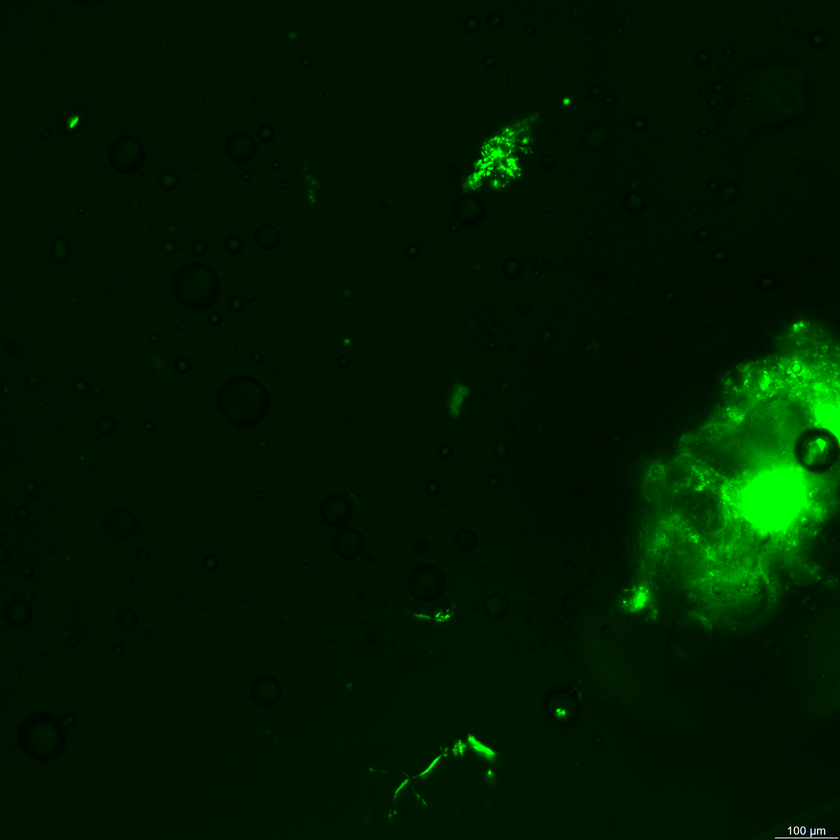
#> input picture example_data/sample_1.tif, 840 x 840 px, shrunk from 2048 x 2048 before the run
$ python crystal_area_analysis.py --input example_data
#> lines starting #> are read from the running program, lines starting #| are printed output that depends on the picture; after the words box and inside, x2 and y2 are one past the last pixel; in counts of white or black regions, pixels touching at a corner belong together
#!/usr/bin/env python3
"""
Crystal Area Quantification from Polarized Light Microscopy Images
===================================================================

Quantifies the area fraction covered by birefringent crystals in polarized
light microscopy images of crystalline samples over time.

Method
------
Under crossed polarizers, amorphous (isotropic) regions appear dark while
crystalline domains exhibit birefringence and transmit light as bright
regions.  This script segments bright (crystalline) pixels from the dark
background using an adaptive threshold on a selected colour channel and
reports the crystal-covered area as a percentage of the total field of view.

Thresholding strategy
~~~~~~~~~~~~~~~~~~~~~
The threshold is computed adaptively for each image as::

    T = max(bg_median + k * MAD, T_min)

where ``bg_median`` and ``MAD`` are the median and median absolute deviation
of the dark pixel sub-population (intensity < 128), ``k`` is a sensitivity
multiplier (default 2), and ``T_min`` is a noise floor (default 10/255).

Image requirements
~~~~~~~~~~~~~~~~~~
- Polarized light microscopy images in ``.tif`` format (RGBA or RGB).
- Filename convention: ``<label> polarized.tif``
  (e.g. ``sample_1 polarized.tif``, ``0 hour polarized.tif``).

Outputs
~~~~~~~
- CSV file with quantitative results per image.
- Composite figure showing original images with segmentation overlay.
- Individual binary mask images for each time point.
- Summary bar chart of crystal area fraction vs. sample.
- Analysis parameters log.

Author:  Harshvardhan Modh
License: MIT
"""

import argparse
import os
import re
import sys
from pathlib import Path

import numpy as np
import pandas as pd
from PIL import Image
from skimage import morphology, measure
import matplotlib
matplotlib.use("Agg")
import matplotlib.pyplot as plt


# ============================================================================
# HELPER FUNCTIONS
# ============================================================================


def parse_timepoint(filename: str) -> tuple:
    """
    Extract a numeric sort key and a display label from *filename*.

    Recognised patterns::

        "0 hour polarized.tif"   -> (0.0,   "0 h")
        "24 hour polarized.tif"  -> (24.0,  "24 h")
        "Day 5 polarized.tif"    -> (120.0, "Day 5 (120 h)")
        "sample_1 polarized.tif" -> (1.0,   "Sample 1")
        "sample_1.tif"           -> (1.0,   "Sample 1")

    Parameters
    ----------
    filename : str
        Image filename (basename, not full path).

    Returns
    -------
    sort_key : float
        Numeric value used for ordering.
    label : str
        Human-readable label for plots and tables.
    """
    base = os.path.splitext(filename)[0].lower()

    # "X hour" pattern
    match_hour = re.search(r"(\d+)\s*hour", base)
    if match_hour:
        hours = float(match_hour.group(1))
        return hours, f"{int(hours)} h"

    # "Day X" pattern
    match_day = re.search(r"day\s*(\d+)", base)
    if match_day:
        days = float(match_day.group(1))
        hours = days * 24.0
        return hours, f"Day {int(days)} ({int(hours)} h)"

    # "sample_X" pattern
    match_sample = re.search(r"sample[_\s]*(\d+)", base)
    if match_sample:
        idx = float(match_sample.group(1))
        return idx, f"Sample {int(idx)}"

    # Fallback: use filename as label, sort alphabetically
    return 0.0, base


def load_image(filepath: str) -> np.ndarray:
    """Load a ``.tif`` image and return as an RGB ``uint8`` numpy array."""
    img = Image.open(filepath)
    return np.array(img.convert("RGB"), dtype=np.uint8)


def create_scale_bar_mask(shape: tuple, margin_frac: float) -> np.ndarray:
    """
    Boolean mask excluding the scale-bar region (bottom-right corner).

    Parameters
    ----------
    shape : tuple
        ``(H, W)`` or ``(H, W, C)``.
    margin_frac : float
        Fraction of height/width to exclude.

    Returns
    -------
    mask : np.ndarray
        ``True`` = valid pixel, ``False`` = excluded.
    """
    h, w = shape[:2]
    mask = np.ones((h, w), dtype=bool)
    y_start = int(h * (1.0 - margin_frac))
    x_start = int(w * (1.0 - margin_frac * 2))
    mask[y_start:, x_start:] = False
    return mask


def extract_signal_channel(img: np.ndarray, channel: str) -> np.ndarray:
    """
    Extract the analysis channel from an RGB image.

    Parameters
    ----------
    img : np.ndarray
        RGB image ``(H, W, 3)``, ``uint8``.
    channel : str
        ``"green"``, ``"brightness"``, or ``"grayscale"``.

    Returns
    -------
    signal : np.ndarray
        Single-channel ``float64`` image in 0--255 scale.
    """
    if channel == "green":
        return img[:, :, 1].astype(np.float64)
    if channel == "brightness":
        return np.max(img.astype(np.float64), axis=2)
    if channel == "grayscale":
        return (
            0.2989 * img[:, :, 0].astype(np.float64)
            + 0.5870 * img[:, :, 1].astype(np.float64)
            + 0.1140 * img[:, :, 2].astype(np.float64)
        )
    raise ValueError(f"Unknown channel: {channel}")


def compute_background_stats(signal: np.ndarray,
                             valid_mask: np.ndarray) -> dict:
    """
    Background statistics from the dark (non-crystal) pixel population.

    Pixels with intensity < 128 in the valid region are treated as
    background.  This ensures a consistent estimate regardless of how much
    of the field is occupied by bright crystalline domains.

    Returns
    -------
    dict
        ``bg_median``, ``bg_mad``, ``dark_fraction``.
    """
    valid_pixels = signal[valid_mask]
    dark_pixels = valid_pixels[valid_pixels < 128]

    if len(dark_pixels) > 100:
        bg_median = np.median(dark_pixels)
        bg_mad = np.median(np.abs(dark_pixels - bg_median))
    else:
        bg_median = 0.0
        bg_mad = 0.0

    dark_fraction = len(dark_pixels) / len(valid_pixels)
    return {
        "bg_median": bg_median,
        "bg_mad": bg_mad,
        "dark_fraction": dark_fraction,
    }


def compute_adaptive_threshold(bg_stats: dict,
                               k: float = 2,
                               min_threshold: float = 10) -> tuple:
    """
    Compute the segmentation threshold adaptively::

        T = max(bg_median + k * max(MAD, 1), min_threshold)

    Returns
    -------
    threshold : float
        Value in 0--255 scale.
    method_desc : str
        Human-readable description.
    """
    bg_median = bg_stats["bg_median"]
    bg_mad = bg_stats["bg_mad"]
    threshold = bg_median + k * max(bg_mad, 1.0)
    threshold = max(threshold, min_threshold)
    method_desc = (
        f"Adaptive (bg_median={bg_median:.0f} + "
        f"{k}\u00d7MAD={bg_mad:.0f}, floor={min_threshold})"
    )
    return threshold, method_desc


def segment_crystals(signal: np.ndarray,
                     valid_mask: np.ndarray,
                     threshold: float,
                     min_size: int,
                     morph_radius: int) -> np.ndarray:
    """
    Segment crystalline regions by thresholding + morphological cleanup.

    Steps
    -----
    1. Threshold signal > T.
    2. Restrict to valid region.
    3. Morphological opening (removes salt noise).
    4. Remove small connected components.

    Returns
    -------
    crystal_mask : np.ndarray
        Boolean mask (``True`` = crystal pixel).
    """
    binary = (signal > threshold) & valid_mask

    if morph_radius > 0:
        binary = morphology.opening(binary, morphology.disk(morph_radius))

    if min_size > 0:
        binary = morphology.remove_small_objects(binary, min_size=min_size)

    return binary


def quantify_crystal_area(crystal_mask: np.ndarray,
                          valid_mask: np.ndarray) -> dict:
    """Compute area statistics from the segmented crystal mask."""
    total = valid_mask.sum()
    crystals = crystal_mask.sum()
    frac = crystals / total if total > 0 else 0.0

    labeled = measure.label(crystal_mask)
    n_objects = labeled.max()
    areas = [r.area for r in measure.regionprops(labeled)] if n_objects else []

    return {
        "total_valid_pixels": int(total),
        "crystal_pixels": int(crystals),
        "area_fraction": frac,
        "area_percent": frac * 100.0,
        "n_crystal_objects": n_objects,
        "mean_object_area_px": float(np.mean(areas)) if areas else 0.0,
        "median_object_area_px": float(np.median(areas)) if areas else 0.0,
        "max_object_area_px": float(np.max(areas)) if areas else 0.0,
    }


# ============================================================================
# MAIN ANALYSIS PIPELINE
# ============================================================================


def run_analysis(input_dir: str,
                 output_dir: str | None = None,
                 channel: str = "green",
                 k: float = 2,
                 min_threshold: float = 10,
                 scale_bar_margin: float = 0.08,
                 min_object_size: int = 5,
                 morph_radius: int = 1,
                 dpi: int = 300,
                 fmt: str = "tiff") -> pd.DataFrame:
    """
    Run the full crystal-area quantification pipeline.

    Parameters
    ----------
    input_dir : str
        Directory containing polarized ``.tif`` images.
    output_dir : str or None
        Output directory (created if absent).  Defaults to
        ``<input_dir>/analysis_output``.
    channel : str
        Signal channel (``"green"``, ``"brightness"``, ``"grayscale"``).
    k : float
        Sensitivity multiplier for adaptive threshold.
    min_threshold : float
        Noise-floor threshold (0--255).
    scale_bar_margin : float
        Fraction of image to exclude at bottom-right for scale bar.
    min_object_size : int
        Minimum crystal object size (pixels).
    morph_radius : int
        Disk radius for morphological opening.
    dpi : int
        Figure resolution.
    fmt : str
        Output figure format (``"tiff"``, ``"png"``, ``"pdf"``).

    Returns
    -------
    pd.DataFrame
        Table of quantification results.
    """
#> called with input_dir = 'example_data', channel = 'green', k = 2, min_threshold = 10, scale_bar_margin = 0.08, min_object_size = 5, morph_radius = 1, dpi = 300
    input_path = Path(input_dir)
    output_path = Path(output_dir) if output_dir else input_path / "analysis_output"
    output_path.mkdir(parents=True, exist_ok=True)

    # ------------------------------------------------------------------
    # 1. Discover polarized images
    # ------------------------------------------------------------------
    all_tifs = [
        f for f in os.listdir(input_path)
        if f.lower().endswith(".tif")
        and not f.startswith(".")
    ]
    # Prefer files with "polarized" in the name; fall back to all .tif
    polarized_files = [f for f in all_tifs if "polarized" in f.lower()]
    if not polarized_files:
        polarized_files = all_tifs

    polarized_files.sort(key=lambda f: parse_timepoint(f)[0])

    if not polarized_files:
        raise FileNotFoundError(
            f"No .tif files found in {input_dir}"
        )

    print(f"Found {len(polarized_files)} image(s):")
    for f in polarized_files:
        _, label = parse_timepoint(f)
        print(f"  {f}  \u2192  {label}")
    print()

    # ------------------------------------------------------------------
    # 2. Process each image
    # ------------------------------------------------------------------
    results = []

    for fname in polarized_files:
        sort_key, label = parse_timepoint(fname)
        filepath = str(input_path / fname)
        print(f"Processing: {fname} ({label})")

        img = load_image(filepath)
#> in load_image, img is the input picture: PIL image 840x840 RGBA; mean R, G, B, A 0.1, 25.4, 0.1, 255
        h, w = img.shape[:2]
        valid_mask = create_scale_bar_mask(img.shape, scale_bar_margin)
        signal = extract_signal_channel(img, channel)
#> in extract_signal_channel, `return img[:, :, 1].astype(np.float64)`:
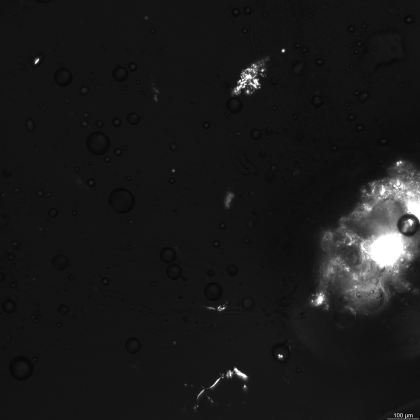
#> returned value: shape (840, 840) float64 (shown at 1/2 size); min 0, max 255, mean 25.4

        bg_stats = compute_background_stats(signal, valid_mask)
#> in compute_background_stats, `bg_median = np.median(dark_pixels)`: bg_median = 19
#> in compute_background_stats, `bg_mad = np.median(np.abs(dark_pixels - bg_median))`: bg_mad = 1
#> in compute_background_stats, `dark_fraction = len(dark_pixels) / len(valid_pixels)`: dark_fraction = 0.978
#> bg_stats = {'bg_median': 19, 'bg_mad': 1, 'dark_fraction': 0.978}
        print(
            f"  Background: median={bg_stats['bg_median']:.0f}, "
            f"MAD={bg_stats['bg_mad']:.0f}, "
            f"dark frac={bg_stats['dark_fraction']:.1%}"
        )
#|   Background: median=19, MAD=1, dark frac=97.8%

        threshold, method_desc = compute_adaptive_threshold(
            bg_stats, k=k, min_threshold=min_threshold
        )
#> in compute_adaptive_threshold, `bg_median = bg_stats["bg_median"]`: bg_median = 19
#> in compute_adaptive_threshold, `bg_mad = bg_stats["bg_mad"]`: bg_mad = 1
#> in compute_adaptive_threshold, `threshold = bg_median + k * max(bg_mad, 1.0)`: threshold = 21
#> threshold = 21
        print(f"  Threshold: {threshold:.1f}/255  ({method_desc})")
#|   Threshold: 21.0/255  (Adaptive (bg_median=19 + 2×MAD=1, floor=10))

        crystal_mask = segment_crystals(
            signal, valid_mask, threshold, min_object_size, morph_radius
        )
#> in segment_crystals, `binary = (signal > threshold) & valid_mask`:
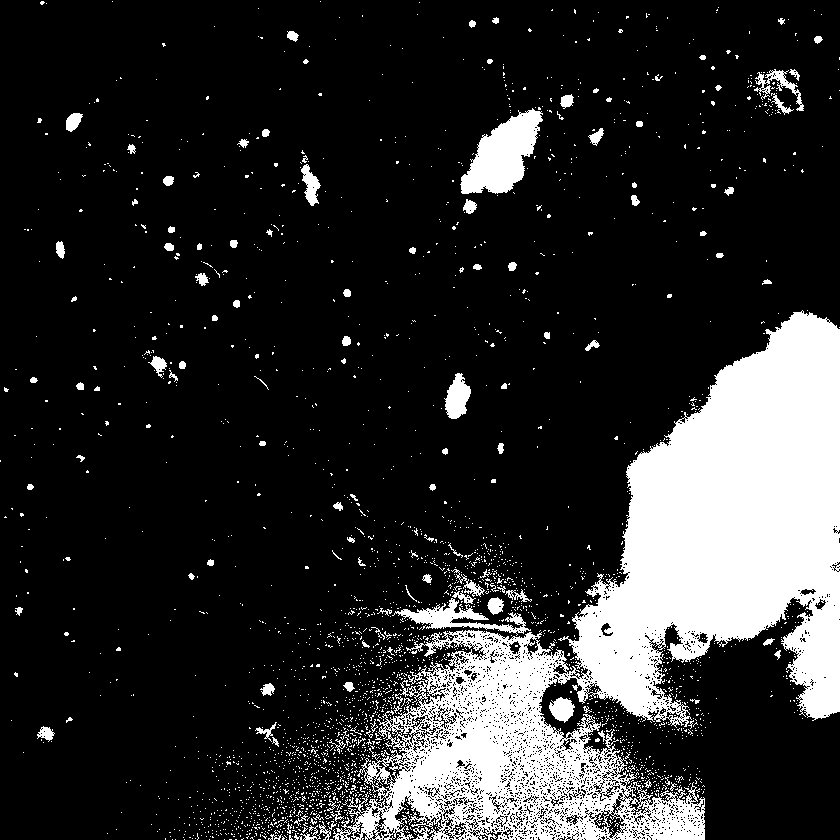
#> binary: shape (840, 840) bool; 17.2% white; 2713 white regions (2589 under 20 px), largest, box (x1, y1, x2, y2) and area: (333, 310, 840, 840) 101142, (460, 108, 543, 194) 3956, (392, 598, 531, 636) 1582
#> in segment_crystals, `binary = morphology.opening(binary, morphology.disk(morph_radius))`:
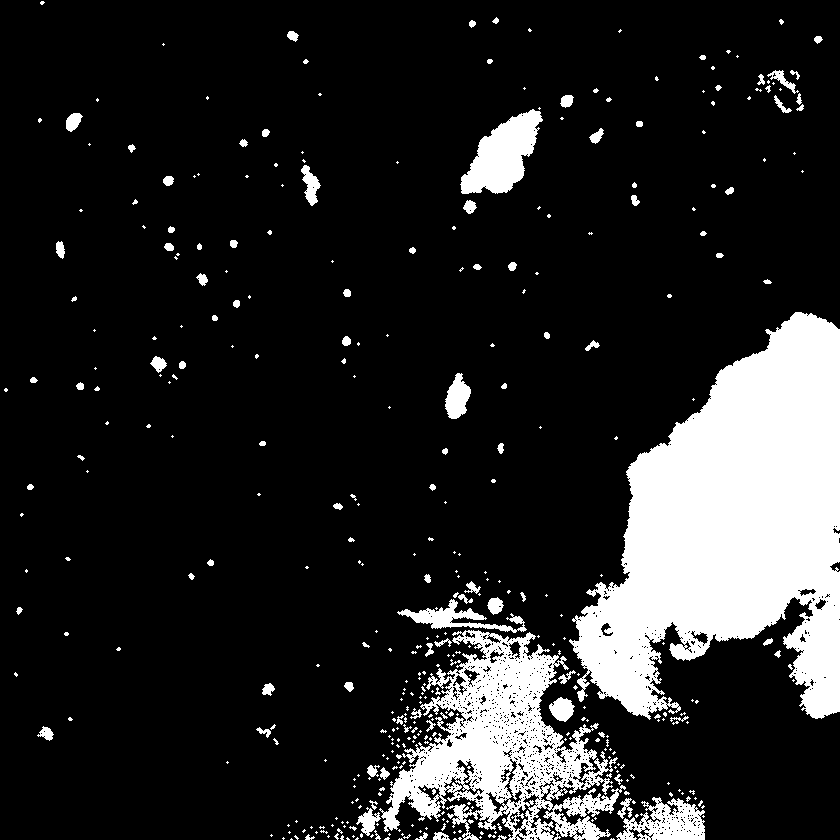
#> binary: shape (840, 840) bool; 14.9% white; 410 white regions (302 under 20 px), largest, box (x1, y1, x2, y2) and area: (569, 312, 840, 720) 65300, (379, 630, 626, 840) 22606, (460, 109, 543, 194) 3892

        stats = quantify_crystal_area(crystal_mask, valid_mask)
#> in quantify_crystal_area, `total = valid_mask.sum()`: total = 696420
#> in quantify_crystal_area, `crystals = crystal_mask.sum()`: crystals = 105353
#> in quantify_crystal_area, `frac = crystals / total if total > 0 else 0.0`: frac = 0.151
#> in quantify_crystal_area, `labeled = measure.label(crystal_mask)`:
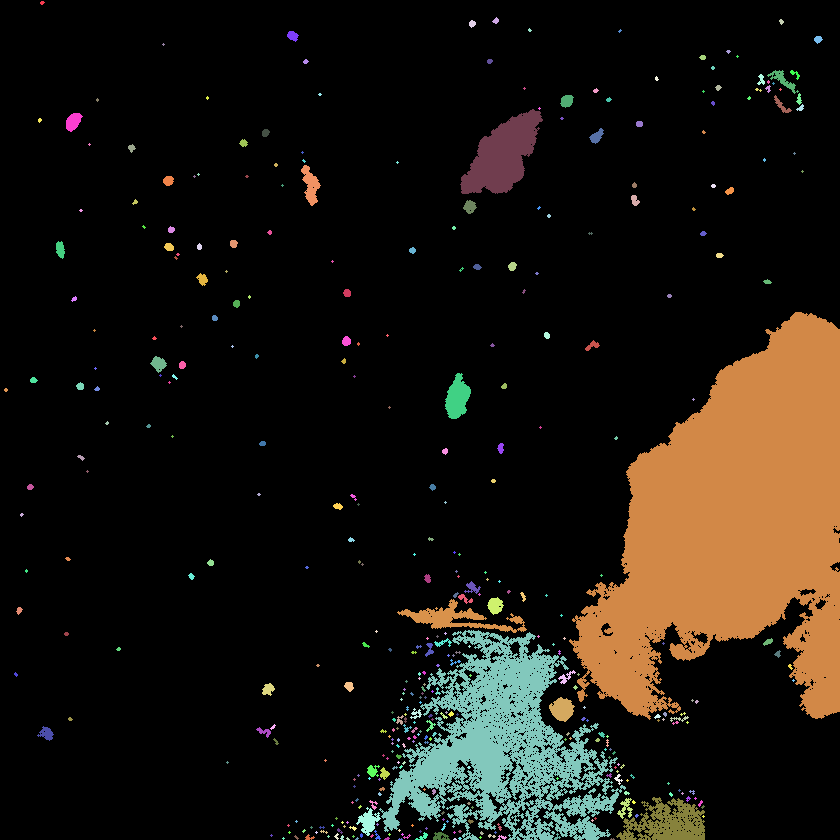
#> labeled: shape (840, 840) int32; 410 distinct labels, from 0 to 409; one colour per label, 0 black
#> in quantify_crystal_area, `n_objects = labeled.max()`: n_objects = 409
#> in quantify_crystal_area, `areas = [r.area for r in measure.regionprops(labeled)] if n_objects el..`: areas = 409 values, max 65300 at index 101, min 5 at index 8, mean 257.6
#> stats = {'total_valid_pixels': 696420, 'crystal_pixels': 105353, 'area_fraction': 0.151, 'area_percent': 15.13, 'n_crystal_objects': 409, 'mean_object_area_px': 257.6, 'median_object_area_px': 10, 'max_object_area_px': 65300}
        print(f"  Crystal area: {stats['area_percent']:.4f}%")
#|   Crystal area: 15.1278%
        print(f"  Crystal objects: {stats['n_crystal_objects']}\n")
#|   Crystal objects: 409

        # Save binary mask
        mask_fname = Path(fname).stem + "_mask.tif"
        Image.fromarray(
            (crystal_mask * 255).astype(np.uint8)
        ).save(str(output_path / mask_fname))

        results.append({
            "filename": fname,
            "sort_key": sort_key,
            "label": label,
            "image_width_px": w,
            "image_height_px": h,
            "threshold_method": method_desc,
            "threshold_value": threshold,
            "bg_median": bg_stats["bg_median"],
            "bg_mad": bg_stats["bg_mad"],
            "dark_fraction": bg_stats["dark_fraction"],
            "total_valid_pixels": stats["total_valid_pixels"],
            "crystal_pixels": stats["crystal_pixels"],
            "crystal_area_percent": stats["area_percent"],
            "n_crystal_objects": stats["n_crystal_objects"],
            "mean_object_area_px": stats["mean_object_area_px"],
            "median_object_area_px": stats["median_object_area_px"],
            "max_object_area_px": stats["max_object_area_px"],
        })

    df = pd.DataFrame(results)
#> df = table of 2 rows and 17 columns

    # ------------------------------------------------------------------
    # 3. Save CSV
    # ------------------------------------------------------------------
    csv_path = output_path / "crystal_area_results.csv"
    df.to_csv(csv_path, index=False, float_format="%.4f")
    print(f"Results saved to: {csv_path}")

    # ------------------------------------------------------------------
    # 4. Composite figure (original + overlay)
    # ------------------------------------------------------------------
    n = len(df)
#> n = 2
    if n > 0:
        fig, axes = plt.subplots(2, n, figsize=(4 * n, 8), dpi=dpi)
        if n == 1:
            axes = axes.reshape(2, 1)

        for idx, (_, row) in enumerate(df.iterrows()):
            img = load_image(str(input_path / row["filename"]))
            valid_mask = create_scale_bar_mask(img.shape, scale_bar_margin)
            signal = extract_signal_channel(img, channel)
            bg = compute_background_stats(signal, valid_mask)
#> bg has the same summary as bg_stats
            thr, _ = compute_adaptive_threshold(bg, k=k, min_threshold=min_threshold)
#> thr = 21
            cmask = segment_crystals(
                signal, valid_mask, thr, min_object_size, morph_radius
            )

            axes[0, idx].imshow(img)
            axes[0, idx].set_title(row["label"], fontsize=11, fontweight="bold")
            axes[0, idx].axis("off")

            overlay = np.clip(img.astype(np.float64) / 255.0 * 2.5, 0, 1)
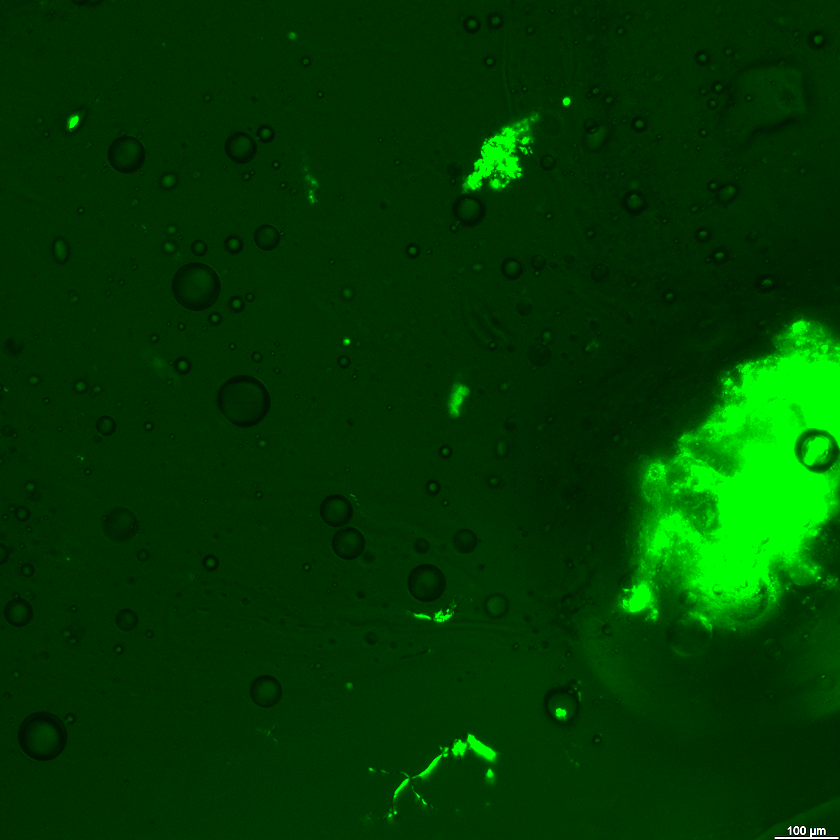
#> overlay: shape (840, 840, 3) float64; mean of channels 0, 1, 2 0.000413, 0.228, 0.000413; drawn as R, G, B
            overlay[cmask, 0] = 1.0
            overlay[cmask, 1] = 0.0
#> (the rest of the program and of its run is left out)
